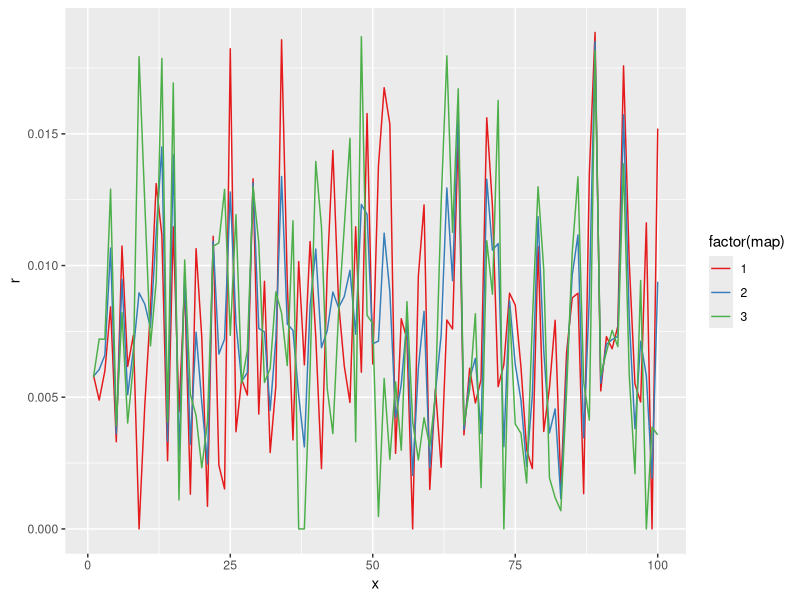

Reproduce this figure in R. (Note: this script raises an error after producing the figure.)
#
# Simulation of recombination landscape
# Susan E. Johnston
# Started: 5th November 2015
#
#

#~~~~~~~~~~~~~~~~~~~~~~~~~~~~~~~~~~~~~~~~~~~~~~~~~~~~~~~~~~~~~~#
# 0. Set up working environment                                #
#~~~~~~~~~~~~~~~~~~~~~~~~~~~~~~~~~~~~~~~~~~~~~~~~~~~~~~~~~~~~~~#


library(ggplot2)
library(plyr)

map <- read.table("data/soay_map.txt", header = T)


#~~~~~~~~~~~~~~~~~~~~~~~~~~~~~~~~~~~~~~~~~~~~~~~~~~~~~~~~~~~~~~#
# 1. Define simulation parameters and sampling distributions   #
#~~~~~~~~~~~~~~~~~~~~~~~~~~~~~~~~~~~~~~~~~~~~~~~~~~~~~~~~~~~~~~#

#~~ Create the sampling distrubutions

map.dist <- diff(map$cM.Position.Sex.Averaged[seq(1, nrow(map), 10)])
map.dist <- map.dist[which(map.dist >= 0 & map.dist < 2)]

maf.info <- map$MAF

#~~ define starting values

n.found.hap     <- 100    # Number of founder haplotypes generated
n.loci          <- 100    # Number of loci underlying the trait
n.f             <- 10   # Number of females
n.m             <- 10   # Number of males
f.RS            <- 2      # Number of offspring per female
f.RS.Pr         <- 1      # Probability of number of offspring per female.
sel.thresh.f    <- 1      # Selection threshold
sel.thresh.m    <- 0.2    # Selection threshold
prdm9.found.maf <- 0.1    # Starting freq of PRDM9
iterations      <- 5

#~~ sample two landscapes and initial frequencies of alleles in founders

r1   <- sample(map.dist/100, n.loci)
r2   <- sample(map.dist/100, n.loci)
rhet <- (r1 + r2)/2 

ggplot(data.frame(r = c(r1, rhet, r2), map = rep(1:3, each = length(r1)), x = rep(1:length(r1), times = 3)),
       aes(x, r, colour = factor(map))) +
  geom_line() +
  scale_colour_brewer(palette = "Set1")

map.list <- list(r1, rhet, r2)

#~~ fix MAFs so that they show a range of frequencies between 0 & 1

mafs.found <- sample(maf.info, n.loci)
mafs.found <- mafs.found + (runif(n.loci) < 0.5)/2

#~~ determine PRDM9 genotype frequencies based on HWE

p <- prdm9.found.maf
q <- 1 - p
prdm9.found.prs <- c(p^2, 2*p*q, q^2)

#~~~~~~~~~~~~~~~~~~~~~~~~~~~~~~~~~~~~~~~~~~~~~~~~~~~~~~~~~~~~~~#
# 3. Create Simulation                                         #
#~~~~~~~~~~~~~~~~~~~~~~~~~~~~~~~~~~~~~~~~~~~~~~~~~~~~~~~~~~~~~~#

results.list <- list()
haplo.list <- list()


# NB Sex 1 = male, 2 = female (Xy, XX)

#~~ generate founder haplotypes

founder.haplos <- lapply(1:n.found.hap, function (x) (runif(n.loci) < mafs.found) + 0L)

#~~ generate diplotypes for n.f females and n.m males

gen.0 <- list()
gen.0[1:(n.f + n.m)] <- list(list(MOTHER = NA, FATHER = NA))

for(i in 1:(n.f + n.m)){
  gen.0[[i]][[1]] <- sample(founder.haplos, size = 1)
  gen.0[[i]][[2]] <- sample(founder.haplos, size = 1)
}

#~~ create reference table

ref.0 <- data.frame(GEN         = 0,
                    ID          = 1:length(gen.0),
                    MOTHER      = NA,
                    FATHER      = NA,
                    SEX         = sapply(1:length(gen.0), function(x) (runif(1) < 0.5) + 1L),
                    PRDM9       = sapply(1:length(gen.0), function(x) sample(1:3, size = 1, prob = prdm9.found.prs)),
                    PHENO       = sapply(1:length(gen.0), function(x) sum(unlist(gen.0[[x]]))))

m.thresh <- sort(subset(ref.0, SEX == 1)$PHENO)[(1-sel.thresh.m)*length(subset(ref.0, SEX == 1)$PHENO)]
f.thresh <- sort(subset(ref.0, SEX == 2)$PHENO)[(1-sel.thresh.f)*length(subset(ref.0, SEX == 2)$PHENO)]
if(length(m.thresh) == 0) m.thresh <- 0
if(length(f.thresh) == 0) f.thresh <- 0

#~~ remove IDs that will not be selected

ref.0$Bred <- 0
ref.0$Bred[sort(c(which(ref.0$SEX == 1 & ref.0$PHENO >= m.thresh),
                  which(ref.0$SEX == 2 & ref.0$PHENO >= f.thresh)))] <- 1


results.list[[1]] <- ref.0
haplo.list[[1]] <- gen.0

#~~ generate spaces for diplotypes of two offspring per female and sample best fathers

for(it in 1:iterations){
  
  print(paste("Generation", it))

  length.out <- f.RS*nrow(subset(ref.0, SEX == 2 & Bred == 1))
  
  ref.1 <- data.frame(GEN         = it,
                      ID          = 1:length.out,
                      MOTHER      = rep(subset(ref.0, SEX == 2 & Bred == 1)$ID, each = f.RS),
                      FATHER      = sample(subset(ref.0, SEX == 1 & Bred == 1)$ID, size = length.out, replace = T),
                      SEX         = sapply(1:length.out, function(x) (runif(1) < 0.5) + 1L),
                      PRDM9       = NA,
                      PHENO       = NA)
  
  #~~ Transmit a gamete from parents to offspring
  
  gen.1 <- list()
  gen.1[1:length.out] <- list(list(MOTHER = NA, FATHER = NA))
  
  
  for(i in 1:length.out){
    
    print(paste(i, "MOTHER"))
    
    #~~ MOTHER ~~#
    
    haplos <- gen.0   [[ref.1$MOTHER[i]]]
    rmap   <- map.list[[ref.0$PRDM9 [which(ref.0$ID == ref.1$MOTHER[i])]]]
    
    #~~ sample crossover positions
    
    rec.pos <- which(((runif(length(rmap)) < rmap) + 0L) == 1)
    if(length(rmap) %in% rec.pos) rec.pos <- rec.pos[-which(rec.pos == length(rmap))]
    if(length(rec.pos) == 0) gen.1[[i]]["MOTHER"] <- haplos[[sample.int(2, 1)]]
    
    
    if(length(rec.pos) > 0){
      
      haplos <- haplos[sample.int(2, 2, replace = F)]
      
      start.pos <- c(1, rec.pos[1:(length(rec.pos))] + 1)
      stop.pos <- c(rec.pos, length(rmap))
      
      fragments <- list()
      
      for(k in 1:length(start.pos)){
        if(k %% 2 != 0) fragments[[k]] <- haplos[[1]][[1]][start.pos[k]:stop.pos[k]]
        if(k %% 2 == 0) fragments[[k]] <- haplos[[2]][[1]][start.pos[k]:stop.pos[k]]
      }
      
      gen.1[[i]][["MOTHER"]] <- unlist(fragments)
      
    }
    
    #~~ FATHER ~~#
    
    haplos <- gen.0   [[ref.1$FATHER[i]]]
    rmap   <- map.list[[ref.0$PRDM9 [which(ref.0$ID == ref.1$FATHER[i])]]]
    
    print(paste(i, "FATHER"))
    
    
    #~~ sample crossover positions
    
    rec.pos <- which(((runif(length(rmap)) < rmap) + 0L) == 1)
    if(length(rmap) %in% rec.pos) rec.pos <- rec.pos[-which(rec.pos == length(rmap))]
    if(length(rec.pos) == 0) gen.1[[i]]["FATHER"] <- haplos[sample.int(2, 1)][[1]]
    
    
    if(length(rec.pos) > 0){
      
      haplos <- haplos[sample.int(2, 2, replace = F)]
      
      start.pos <- c(1, rec.pos[1:(length(rec.pos))] + 1)
      stop.pos <- c(rec.pos, length(rmap))
      
      fragments <- list()
      
      for(k in 1:length(start.pos)){
        if(k %% 2 != 0) fragments[[k]] <- haplos[[1]][[1]][start.pos[k]:stop.pos[k]]
        if(k %% 2 == 0) fragments[[k]] <- haplos[[2]][[1]][start.pos[k]:stop.pos[k]]
      }
      
      gen.1[[i]][["FATHER"]] <- unlist(fragments)
      
    }
    
    #~~ Deal with PRDM9
    
    prdm9.mum <- ref.0$PRDM9[which(ref.0$ID == ref.1$MOTHER[i])]
    prdm9.mum.2 <- ifelse(prdm9.mum == 1, 0,
                          ifelse(prdm9.mum == 3, 1,
                                 ifelse(prdm9.mum == 2, (runif(1) < 0.5) + 0L, NA)))
    
    prdm9.dad <- ref.0$PRDM9[which(ref.0$ID == ref.1$FATHER[i])]
    prdm9.dad.2 <- ifelse(prdm9.dad == 1, 0,
                          ifelse(prdm9.dad == 3, 1,
                                 ifelse(prdm9.dad == 2, (runif(1) < 0.5) + 0L, NA)))
    
    ref.1$PRDM9[i] <- prdm9.mum.2 + prdm9.dad.2 + 1
    
    
  }
  
  rm(haplos, rmap, rec.pos, start.pos, stop.pos, fragments, k, prdm9.mum, prdm9.mum.2, prdm9.dad, prdm9.dad.2)
  
  ref.1$PHENO <- sapply(1:length(gen.1), function(x) sum(unlist(gen.1[[x]])))
  
  
  #~~ Deal with IDs that will be selected
  
  m.thresh <- sort(subset(ref.1, SEX == 1)$PHENO)[(1-sel.thresh.m)*length(subset(ref.1, SEX == 1)$PHENO)]
  f.thresh <- sort(subset(ref.1, SEX == 2)$PHENO)[(1-sel.thresh.f)*length(subset(ref.1, SEX == 2)$PHENO)]
  if(length(m.thresh) == 0) m.thresh <- 0
  if(length(f.thresh) == 0) f.thresh <- 0
  
  #~~ remove IDs that will not be selected
  
  ref.1$Bred <- 0
  ref.1$Bred[sort(c(which(ref.1$SEX == 1 & ref.1$PHENO >= m.thresh),
                    which(ref.1$SEX == 2 & ref.1$PHENO >= f.thresh)))] <- 1
  
  results.list[[(it + 1)]] <- ref.1
  haplo.list[[(it + 1)]] <- gen.1
  
  gen.0 <- gen.1
  ref.0 <- ref.1
  
  
}



